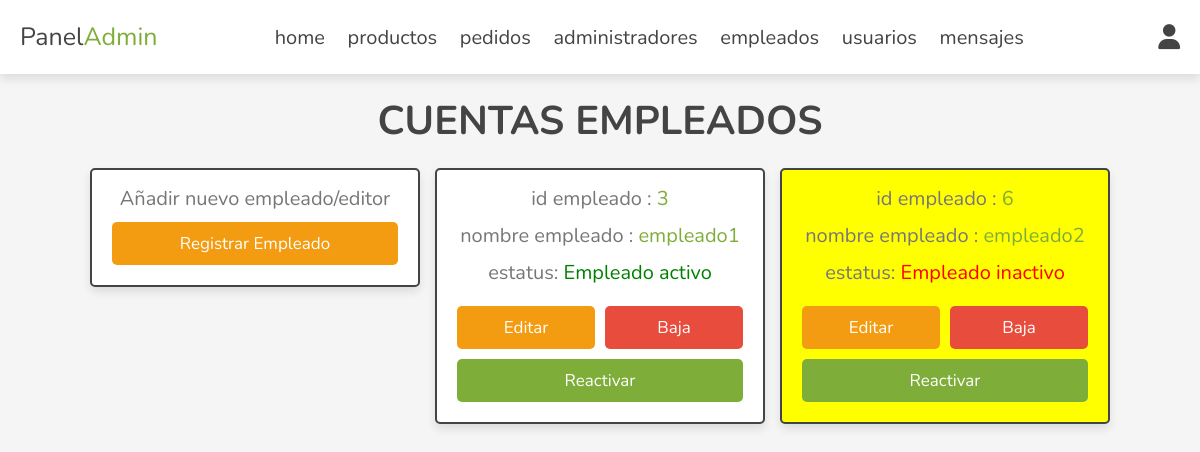
/admin/cuentas_empleados.php (signed in), run on the app's committed database.
### tables this page shows
CREATE TABLE `administradores` (
  `id` int(100) NOT NULL,
  `nombre` varchar(50) NOT NULL,
  `clave` varchar(50) NOT NULL,
  `rol` varchar(20) NOT NULL,
  `estatus` tinyint(1) NOT NULL DEFAULT 1
);

### admin/cuentas_empleados.php (the view, shortened to what this page needs)
<?php
include '../config/conectar_bd.php';
?>
<!DOCTYPE html>
<html lang="es">
<head>
   <link rel="stylesheet" href="https://cdnjs.cloudflare.com/ajax/libs/font-awesome/6.1.1/css/all.min.css">
   <link rel="stylesheet" href="../css/admin_style.css">
</head>
<body>
<?php include '../views/admin/admin_header.php'; ?>
<section class="accounts">
   <h1 class="heading">cuentas empleados</h1>
   <div class="box-container">
   <div class="box">
      <p>Añadir nuevo empleado/editor</p>
      <a href="registrar_empleado.php" class="option-btn">registrar empleado</a>
   </div>
   <?php
      $selecc_empleados = $conex->prepare("SELECT * FROM administradores WHERE rol='editor'");
      $selecc_empleados->execute();
      if($selecc_empleados->rowCount() > 0){
         while($fetch_empleados = $selecc_empleados->fetch(PDO::FETCH_ASSOC)){
   ?>
   <div class="box" style="background-color:<?php if($fetch_empleados['estatus'] == '0'){ echo 'yellow'; }; ?>">
      <p> id empleado : <span><?= $fetch_empleados['id']; ?></span> </p>
      <p> nombre empleado : <span><?= $fetch_empleados['nombre']; ?></span> </p>
      <p> estatus: <span style="color:<?php if($fetch_empleados['estatus'] == '0'){ echo 'red'; }else{ echo 'green'; }; ?>">
      <?php if($fetch_empleados['estatus'] == '0'){ echo 'Empleado inactivo'; }else{ echo 'Empleado activo'; }; ?></span> </p>
      <div class="flex-btn">
         <a href="actualizar_administradores.php?actualizar=<?= $fetch_empleados['id']; ?>" class="option-btn">editar</a>
         <a href="cuentas_empleados.php?baja=<?= $fetch_empleados['id']; ?>" class="delete-btn" onclick="return confirm('¿Quiere dar de baja a este empleado/editor?');">baja</a>
      </div>
      <div class="flex-btn">
      <a href="cuentas_empleados.php?reactivar=<?= $fetch_empleados['id']; ?>" onclick="return confirm('¿Quiere reactivar esta cuenta?')" class="update-btn">reactivar</a>
      </div>
   </div>
   <?php
         }
      }else{
         echo '<p class="empty">no hay cuentas disponibles</p>';
      }
   ?>
   </div>
</section>
</body>
</html>

### css/admin_style.css (style rules this page uses)
:root { --main-color:#7fad39; --naranja:#f39c12; --rojo:#e74c3c; --negro:#444; --blanco:#fff; --light-color:#777; --light-bg:#f5f5f5; --border:.2rem solid var(--negro); --box-shadow:0 .5rem 1rem rgba(0,0,0,.1); }
* { font-family: 'Nunito', sans-serif; margin:0; padding:0; box-sizing: border-box; outline: none; border:none; text-decoration: none; }
html { font-size: 62.5%; overflow-x: hidden; }
body { background-color: var(--light-bg); }
section { padding:2rem; max-width: 1200px; margin:0 auto; }
.heading { font-size: 4rem; color:var(--negro); margin-bottom: 2rem; text-align: center; text-transform: uppercase; }
.btn, .delete-btn, .option-btn, .update-btn { display: block; width: 100%; margin-top: 1rem; border-radius: .5rem; padding:1rem 3rem; font-size: 1.7rem; text-transform: capitalize; color:var(--blanco); cursor: pointer; text-align: center; }
.option-btn { background-color: var(--naranja); }
.delete-btn { background-color: var(--rojo); }
.update-btn { background-color: var(--main-color); }
.flex-btn { display: flex; gap:1rem; }
.accounts .box-container { display: grid; grid-template-columns: repeat(auto-fit, 33rem); gap:1.5rem; align-items: flex-start; justify-content: center; }
.accounts .box-container .box { padding:2rem; padding-top: .5rem; border-radius: .5rem; text-align: center; border:var(--border); background-color: var(--blanco); box-shadow: var(--box-shadow); }
.accounts .box-container .box p { font-size: 2rem; color:var(--light-color); margin: 1rem 0; }
.accounts .box-container .box p span { color:var(--main-color); }

### data on the page
administradores: id "3", nombre "empleado1", estatus "Empleado activo"
administradores: id "6", nombre "empleado2", estatus "Empleado inactivo"
